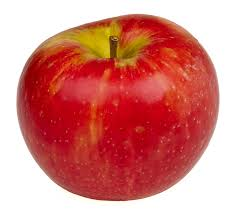
#> input picture VegeTable/image_recognition/apple1.jpeg, 236 x 213 px
$ python -i my_script.py   (imports and definitions only)
#> lines starting #> are read from the running program, lines starting #| are printed output that depends on the picture; after the words box and inside, x2 and y2 are one past the last pixel; in counts of white or black regions, pixels touching at a corner belong together
#########################################################################
#																	    #
#   Imaging processing script run via 'main' function at end of file.   #
#																		#
#	Written By: David Ferullo											#
#																	    #
#########################################################################

#IMPORTS:
#OpenCV library for image processing and numpy for large binary arrays
import cv2
import numpy as np

#Resize image for
def resizeImage(img):
	height, width, channels = img.shape
	size = float(height * width)
	new_size = float(200 * 200)
	ratio = (new_size / size) ** 0.5
	if (ratio < 1):
		new_height = int(height * ratio)
		new_width = int(width * ratio)
		small = cv2.resize(img, (new_width,new_height))
		return (small)
	else:
		return(img)

#mask image to extract object based on hue
def hueMask(img):
	hsv = cv2.cvtColor(img, cv2.COLOR_BGR2HSV)
	height, width, channels = img.shape
	lower = np.array([0,50,50])
	upper = np.array([255,255,255])
	mask = cv2.inRange(hsv, lower, upper)
	obj = cv2.bitwise_and(img,img, mask=mask)
	return (obj,mask)

#get list of percentages for hue ranges that comprise masked object
def applyFilters(obj,mask):
	pcts = []
	totals = []
	h_low = 0
	h_high = 5
	hsv = cv2.cvtColor(obj, cv2.COLOR_BGR2HSV)
	total = 0
	for row in mask:
		for pixel in row:
			total += pixel
	totals.append(total)
	while ( h_high <= 255):
		lower = np.array([h_low,50,50])
		upper = np.array([h_high,255,255])
		f_mask = cv2.inRange(hsv, lower, upper)
		f_total = 0
		for row in f_mask:
			for pixel in row:
				f_total += pixel
		totals.append(f_total)
		pct = int((float(f_total)/total) * 100)
		pcts.append(pct)
		h_low += 5
		h_high += 5
	return (pcts)

#get shape data using area and perimeter of masked object
def shapeData(mask,img):
	height = len(mask)
	width = len(mask[0])
	perimeter = 0
	area = 0
	i = 1
	coords = []
	x_min = width
	x_max = 0
	y_min = height
	y_max = 0
	while (i < (len(mask) - 1) ):
		j = 1
		while (j < (len(mask[i]) -1 ) ):
			matrix = [[mask[i-1][j-1],mask[i-1][j],mask[i-1][j+1]],[mask[i][j-1],mask[i][j],mask[i][j+1]],[mask[i+1][j-1],mask[i+1][j],mask[i+1][j+1]]]
			m_total = 0
			for m in matrix:
				m_total += sum(m)
			if ( m_total > 0 ):
				if ( m_total == 2295):
					area += 1
				else:
					perimeter += 1
					if ( j < y_min ):
						y_min = j
					if ( j > y_max ):
						y_max = j
					if ( i < x_min ):
						x_min = i
					if ( i > x_max ):
						x_max = i
			j += 1
		i += 1
	ratio = float(area)/perimeter
	return (ratio)

#main image processing function, calls other image processing functions and returns data to main function
def processImage(filepath):
#> called with filepath = 'apple1.jpeg'
	img = cv2.imread(filepath)
#> img is the input picture: shape (213, 236, 3); mean B, G, R 126.2, 131.8, 213.4
	img = resizeImage(img)
	height, width, channels = img.shape
#> height = 190; width = 210; channels = 3
	obj,mask = hueMask(img)
#> in hueMask, `hsv = cv2.cvtColor(img, cv2.COLOR_BGR2HSV)`: hsv: shape (190, 210, 3); mean H, S, V 58.5, 124.1, 213.4
#> in hueMask, `mask = cv2.inRange(hsv, lower, upper)`:
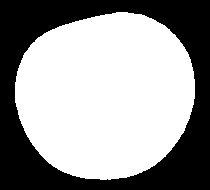
#> mask: shape (190, 210); 60% white; 1 black region, box (x1, y1, x2, y2) and area: (0, 0, 210, 190) 15972
#> in hueMask, `obj = cv2.bitwise_and(img,img, mask=mask)`:
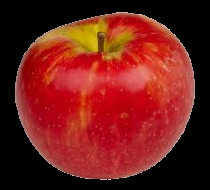
#> obj: shape (190, 210, 3); mean B, G, R 25, 30.3, 111.6
	shape = shapeData(mask,img)
#> in shapeData, `height = len(mask)`: height = 190
#> in shapeData, `width = len(mask[0])`: width = 210
#> in shapeData, `y_min = height`: y_min = 190
#> after the loop in shapeData, `while (i < (len(mask) - 1) ):`: area = 23234; i = 189; perimeter = 1395; x_max = 180; x_min = 11; y_max = 195; y_min = 14
#> in shapeData, `ratio = float(area)/perimeter`: ratio = 16.66
#> shape = 16.66
	filters = applyFilters(obj,mask)
#> in applyFilters, `hsv = cv2.cvtColor(obj, cv2.COLOR_BGR2HSV)`: hsv: shape (190, 210, 3); mean H, S, V 50.8, 123.3, 111.6
#> after the loop in applyFilters, `for row in mask:`: total = 6101640
#> the loop in applyFilters, `while ( h_high <= 255):` made 51 passes
#> pct on passes 1 to 12: 39, 9, 3, 3, 3, 1, 0, 0, 0, 0, 0, 0
#> pass 1, in applyFilters, `f_mask = cv2.inRange(hsv, lower, upper)`:
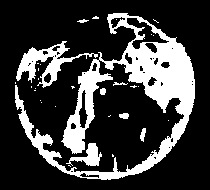
#> f_mask: shape (190, 210); 23.5% white; 31 white regions (23 under 20 px), largest, box (x1, y1, x2, y2) and area: (15, 13, 195, 180) 7651, (16, 41, 98, 88) 1116, (66, 143, 102, 166) 346
#> pass 2, in applyFilters, `f_mask = cv2.inRange(hsv, lower, upper)`:
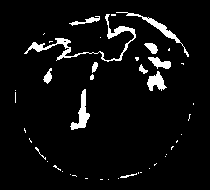
#> f_mask: shape (190, 210); 5.5% white; 44 white regions (32 under 20 px), largest, box (x1, y1, x2, y2) and area: (24, 14, 136, 62) 651, (116, 12, 189, 57) 311, (70, 89, 90, 130) 303
#> pass 3, in applyFilters, `f_mask = cv2.inRange(hsv, lower, upper)`:
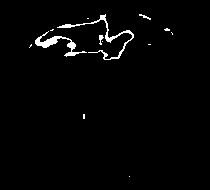
#> f_mask: shape (190, 210); 1.9% white; 13 white regions (9 under 20 px), largest, box (x1, y1, x2, y2) and area: (57, 14, 134, 60) 356, (35, 31, 87, 57) 310, (99, 35, 104, 45) 28, (139, 14, 151, 20) 25
#> after the loop in applyFilters, `while ( h_high <= 255):`: h_high = 260; h_low = 255; pcts = 51 values, max 46 at index 35, min 0 at index 6, mean 2.04; totals = 52 values, max 6101640 at index 0, min 0 at index 7, mean 241892
#> filters has the same summary as pcts in applyFilters
	return (shape,filters)

#function identifies object based on image data including hue ranges and object shape
def identify(stat):
	shape = stat[0]
	filters = stat[1]
	highs = []
	i = 0
	while (i < len(filters)):
		if (filters[i] > 10):
			highs.append(i)
		i += 1
	print (highs)
	if ( (0 in highs) and ( (34 in highs) or (35 in highs) ) ):
		return('apple')
	elif ( (4 in highs) and (shape < 10) ):
		return('banana')
	elif ( ( (2 in highs) or (3 in highs) ) and (shape > 10 ) ):
		return ('orange')
	elif ( ( (2 in highs) or (3 in highs) ) and (shape < 7 ) ):
		return ('carrot')
	elif ( 10 in highs ):
		return ('cucumber')
	else:
		return ('unknown')

#main function to be called by server program
def main(filepath):
	try:
		shape,filters = processImage(filepath)
		data = [shape,filters]
		return(identify(data))
	except:
		return ('unknown')

>>> result = processImage('apple1.jpeg')
